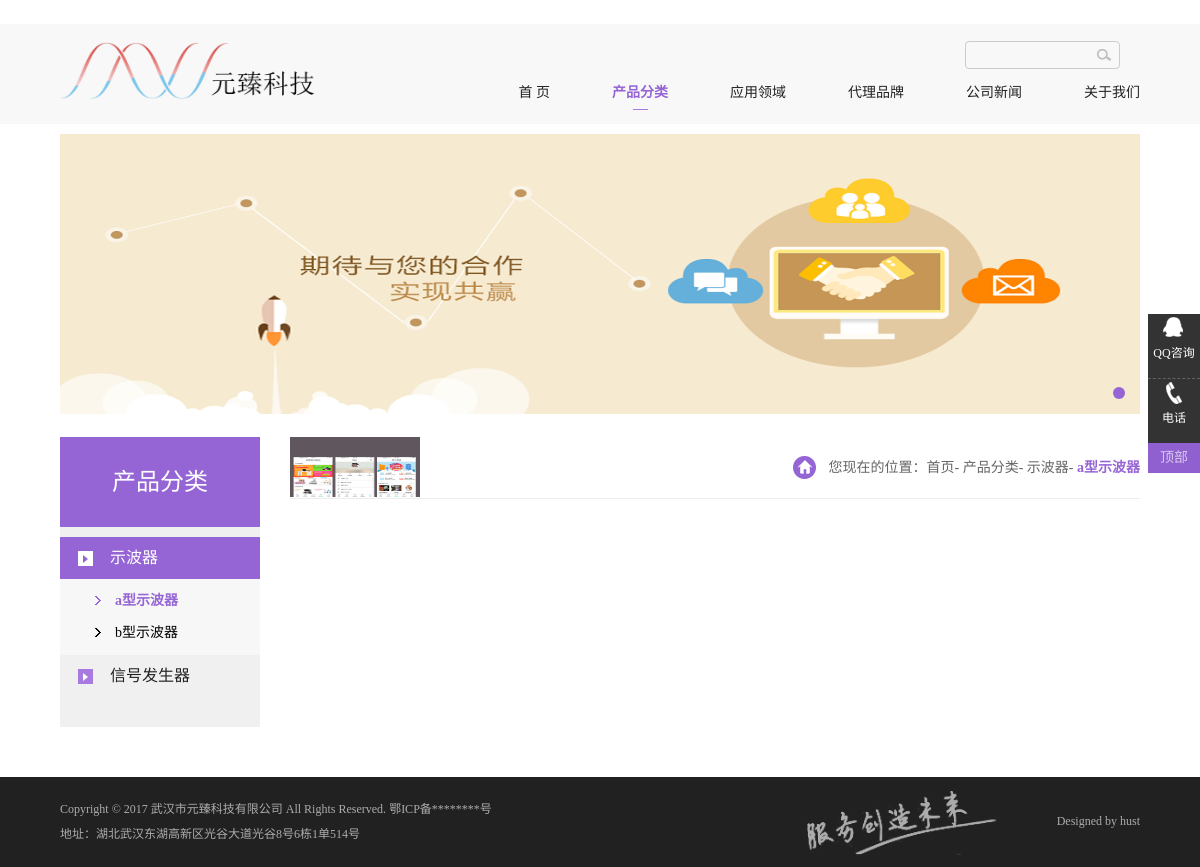
Page /productMainCate/sbq/1 on the earlier database version.
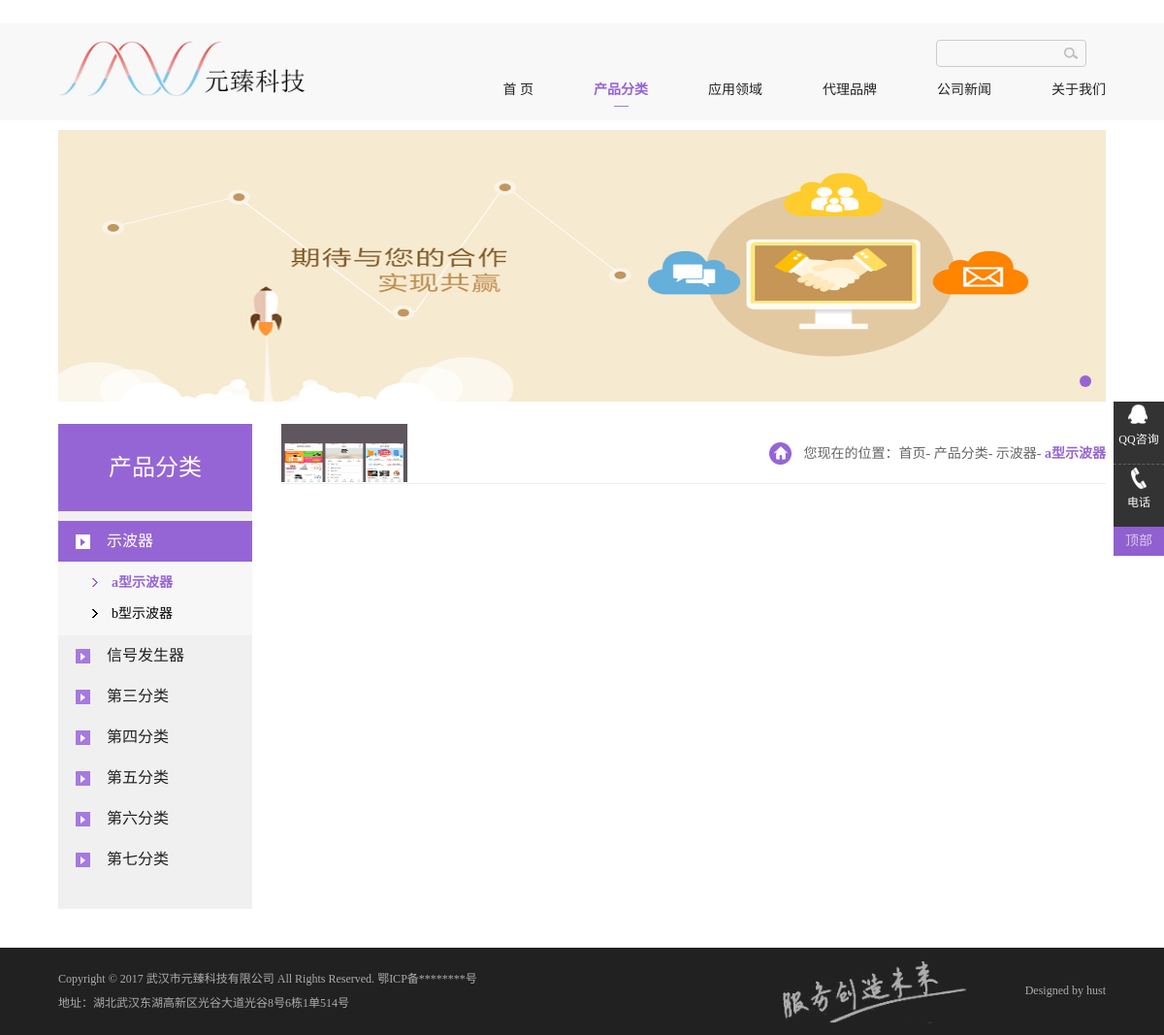
Same page on the later database version.
### user/models.py (models this page shows, shortened)
class News(models.Model):
    title = models.CharField(max_length=255, verbose_name='新闻标题')
    describe = models.TextField(max_length=255, verbose_name='新闻描述')
    isImportant = models.BooleanField(verbose_name='是否添加为首页大图新闻', default=False)
    picture = models.ImageField(upload_to='img/%Y/%m', verbose_name='首页大图', blank=True)
    image = models.ImageField(upload_to='img/%Y/%m', verbose_name='新闻图例')
    context = UEditorField(verbose_name='新闻内容', width=1000, height=500, imagePath="ueditor/", filePath="ueditor/", default='')
    pub_date = models.DateTimeField(auto_now_add=True, editable=True)
    update_time = models.DateTimeField(auto_now=True, null=True)
    click_count = models.IntegerField(default=0, verbose_name='点击数')
    class Meta:
        verbose_name = '新闻动态'
        verbose_name_plural = verbose_name

class ProductMainCate(models.Model):
    id = models.CharField(max_length=10, primary_key=True, verbose_name='产品分类ID(限英文字母)')
    name = models.CharField(max_length=50, verbose_name='产品分类')
    image = models.ImageField(upload_to='img/%Y/%m', verbose_name='类别图片')
    describe = models.TextField(max_length=511, verbose_name='类别介绍')
    created_time = models.DateTimeField(auto_now_add=True, verbose_name='创建时间')
    last_modified_time = models.DateTimeField(auto_now=True, verbose_name='修改时间')
    class Meta:
        verbose_name = '产品分类'
        verbose_name_plural = verbose_name

class ProductSecondCate(models.Model):
    productMainCate = models.ForeignKey('ProductMainCate', verbose_name='产品细化分类')
    name = models.CharField(max_length=50, verbose_name='细化分类名称')
    describe = models.TextField(max_length=511, verbose_name='类别介绍')
    logo = models.ImageField(upload_to='img/%Y/%m', verbose_name='分类产品logo')
    image = models.ImageField(upload_to='img/%Y/%m', verbose_name='产品图片案例')
    created_time = models.DateTimeField(auto_now_add=True, verbose_name='创建时间')
    last_modified_time = models.DateTimeField(auto_now=True, verbose_name='修改时间')
    class Meta:
        verbose_name = '产品具体分类'
        verbose_name_plural = verbose_name

### user/views.py (the view)
# urls.py: url(r'^productMainCate/(?P<category_id>[a-z]+)/(?P<secondCate_id>\d+)$', views.productList, name='product_list'),
def productList(request, category_id, secondCate_id):
    important_list = News.objects.filter(isImportant=True).order_by('-pub_date')[:5]
    application_list = ApplicationCate.objects.all()
    productSecondCate_list = ProductSecondCate.objects.filter(productMainCate_id=category_id)
    productMainCate_list = ProductMainCate.objects.all()
    selectProductMainCate = ProductMainCate.objects.get(id=category_id)
    selectProductSecondCate = ProductSecondCate.objects.get(id=secondCate_id)
    product_list = Products.objects.filter(productSecondCate_id=secondCate_id)
    if productMainCate_list.count()>0:
        fistProductMainCate = productMainCate_list[0]
    else:
        fistProductMainCate = None
    if application_list.count()>0:
        fistApplication = application_list[0]
    else:
        fistApplication = None
    try:
        page = request.GET.get('page', 1)
    except PageNotAnInteger:
        page = 1
    p = Paginator(product_list, 4, request=request)
    articles = p.page(page)
    context = {'selectProductMainCate': selectProductMainCate,
               'selectProductSecondCate': selectProductSecondCate,
               'productSecondCate_list': productSecondCate_list,
               'productMainCate_list': productMainCate_list,
               'category_id': category_id,
               'secondCate_id': secondCate_id,
               'product_list': articles,
               'important_list': important_list,
               'application_list': application_list,
               'fistProductMainCate': fistProductMainCate,
               'fistApplication': fistApplication,
               }
    return render(request, 'secondCate.htm', context)

### templates/secondCate.htm (shortened to what this page needs)
{% extends 'base.htm' %}
{% block content %}
<section class="Contain SubPage clearfix">
    <div class="LeftBar">
        <div class="CulumnName">
            <h2>产品分类</h2>
        </div>
        <div class="MenuList">
            <ul>
                {% for productMainCate in productMainCate_list %}
                <li rel='38' {% ifequal productMainCate.id category_id %}class="onli" {% endifequal %}>
                    <span><a href="/productMainCate/{{productMainCate.id}}">{{productMainCate.name}}</a></span>
                    <dl class="sub">
                        {% for productSecondCate in productSecondCate_list %}
                        {% ifequal productSecondCate.productMainCate_id productMainCate.id %}
                        <dd><a href="/productMainCate/{{productMainCate.id}}/{{productSecondCate.id}}" {% ifequal productSecondCate.id selectProductSecondCate.id %} class="cur" {% endifequal %}>{{productSecondCate.name}}</a>
                        </dd>
                        {% endifequal %}
                        {% endfor %}
                    </dl>
                </li>
                {% endfor %}
            </ul>
        </div>
    </div>
    <div class="RightBar">
        <div class="Current">
            <h3>
                <img src="{{MEDIA_URL}}/{{selectProductSecondCate.logo}}"
                     tppabs="http://www.etsc-tech.com/uploadfiles/2017/08/201708031330313031.png" width="158"
                     height="73">
            </h3>
            <div class="place">
                您现在的位置：<a
                    href="/">首页</a>-
                <a href="/productMainCate/{{selectProductMainCate.id}}">产品分类</a>- <a
                    href="/productMainCate/{{selectProductMainCate.id}}/{{selectProductSecondCate.id}}">{{selectProductMainCate.name}}</a>- <span>{{selectProductSecondCate.name}}</span>
            </div>
        </div>
        <div class='Pages'>
        </div>
    </div>
</section>
{% endblock %}

### templates/base.htm (shortened to what this page needs)
﻿<!DOCTYPE html>
<html lang="zh-cn">
<head>
<link href="/static/css/css_whir.css"  rel="stylesheet" type="text/css">
</head>
<body>
<header class="Header">
    <div class="Contain">
        <h1 class="Logo"><a href="/" >
                                 <img src="/static/images/logo_有文字.png"  width="256" />
</a></h1>
        <div class="MainNav">
            <div class="toper">
                <div class="search">
                    <input type="text" name="textfield" id="key" onkeydown="getKey(event);" class="input">
                    <input type="image" name="imageField" id="imageField"  src="/static/images/searchbtn.png" >
                </div>
            </div>
            <nav class="nav">
                <ul>
                    <li id="nav1" {% if request.path == "/" %}class="onnav"{% endif %}><span><a href="/" >首 页</a></span></li>
                        <li id="nav12" {% if request.path|slice:"4" == "/pro" %}class="onnav"{% endif %}>
                            <span><a href="/productMainCate/{{fistProductMainCate.id}}">产品分类</a></span>
                        </li>
                        <li id="nav13" {% if request.path|slice:"4" == "/app" %}class="onnav"{% endif %}>
                            <span><a href="/application/{{fistApplication.id}}">应用领域</a></span>
                        </li>
                        <li id="nav14" {% if request.path|slice:"4" == "/bra" %}class="onnav"{% endif %}>
                            <span><a href="/brands" >代理品牌</a></span>
                        </li>
                        <li id="nav17" {% if request.path|slice:"4" == "/new" %}class="onnav"{% endif %}>
                                <span><a href="/news" >公司新闻</a></span>
                            </li>
                        <li id="nav16" {% if request.path|slice:"4" == "/abo" %}class="onnav"{% endif %}>
                            <span><a href="/aboutus" >关于我们</a></span>
                        </li>
                </ul>
            </nav>
        </div>
    </div>
</header>
<aside class="HomeBan">
    <div class="bd">
        <ul>
            {% for important in important_list %}
                <li><a href="/news/{{important.id}}" ><img src="{{MEDIA_URL}}{{important.picture}}"/></a></li>
            {% endfor %}
        </ul>
    </div>
    <div class="hd">
        <ul></ul>
    </div>
</aside>
{% block content %}{% endblock %}
<div class="Footer">
        <div class="Contain clearfix">
            <div class="copyright">
                Copyright © 2017  武汉市元臻科技有限公司 All Rights Reserved. <a href="http://www.whyztech.cn"  target="_blank">鄂ICP备********号 </a><br>
                地址：湖北武汉东湖高新区光谷大道光谷8号6栋1单514号
            </div>
            <div class="design">Designed by <a href="http://www.hjhgo.cn/"  target="_blank">hust</a></div>
            <div class="adv"><img src="/static/images/20170906103602362.png"  /></div>
        </div>
</div>
<div class="FloatRight">
    <ul>
            <li>
                <div><a href="http://wpa.qq.com/msgrd?v=1&uin=111111111&site=qq&menu=yes"  target="_blank"><i class="qq"></i><span class="txt">QQ咨询</span></a></div>
            </li>
            <li>
                <div class="hotline"><i class="tel"></i><span class="txt">电话</span><span class="txt2">027-86659969</span></div>
            </li>
    </ul>
    <div class="top">顶部</div>
</div>
</body>
</html>

Differences in the rows shown:
added ProductMainCate: name "第三分类"
added ProductMainCate: name "第四分类"
added ProductMainCate: name "第五分类"
added ProductMainCate: name "第六分类"
added ProductMainCate: name "第七分类"
